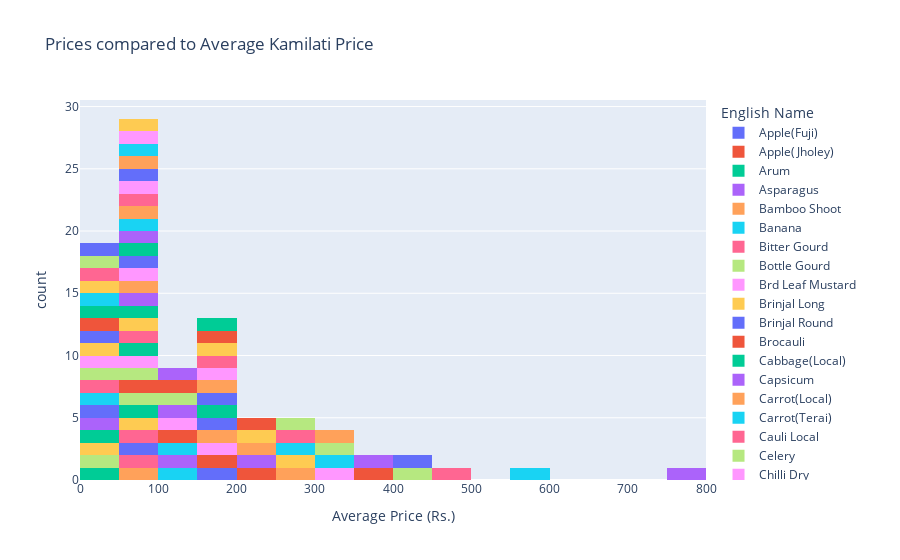

Source (notebook cell):
### Code cell
import pandas as pd
from pandas.core.indexes.base import Index
import matplotlib
from tabulate import tabulate
import os
import datetime
from xlsxwriter import Workbook
import seaborn as sns
import matplotlib.pyplot as plt
import plotly.express as px

#location of all essential csv files
home = '/Users/birajaryal/virtual_workspace/vegetables'
os.chdir(home)
print(home)
os.chdir('daily')
today = datetime.date.today().strftime("%Y-%m-%d")
yesterday = (datetime.date.today() - datetime.timedelta(1)).strftime("%Y-%m-%d")
today_file = f'kalimati_{today}.csv'
yesterday_file = f'kalimati_{yesterday}.csv'
today_df = pd.read_csv(today_file)
yesterday_df = pd.read_csv(yesterday_file)

# removing nepali name column from the dataframe: ADD THIS COLUMN LATER along with others below when needed
nepali_name = list(today_df['Nepali Name'])
maximum = list(today_df['Maximum Price (Rs.)'])  
minimum = list(today_df['Minimum Price (Rs.)']) 
# del today_df['Nepali Name']
del today_df['Minimum Price (Rs.)']
del today_df['Maximum Price (Rs.)']

yesterday_nepali_name = list(yesterday_df['Nepali Name'])
yesterday_maximum = list(yesterday_df['Maximum Price (Rs.)'])  
yesterday_minimum = list(yesterday_df['Minimum Price (Rs.)']) 
del yesterday_df['Nepali Name']
del yesterday_df['Minimum Price (Rs.)']
del yesterday_df['Maximum Price (Rs.)']


# Total Number of vegetables today
vegetable_count = today_df.shape[0]

# Average Price of vegetables/fruits per kg/Pc/Doz [Avergae Kalimati Price]---VISUALIZATION REMAINING
today_df['Average Kalimati Price (Rs.)'] = today_df['Average Price (Rs.)'].mean() # plot a single graph of this comparing with the one below
yesterday_df['Average Kalimati Price (Rs.)'] = yesterday_df['Average Price (Rs.)'].mean() # plot a single graph of this comparing with the one above


                                        # PART 1: Intraday
# Relatively Cheap
below_avg_price = today_df['Average Price (Rs.)'] < today_df['Average Kalimati Price (Rs.)']
cheap_df = today_df[below_avg_price].sort_values('Average Price (Rs.)')
cheap_df['Less than Average Kalimati Price by (Rs.)'] = round(cheap_df['Average Kalimati Price (Rs.)'] - cheap_df['Average Price (Rs.)'], 2)
del cheap_df['Average Kalimati Price (Rs.)']
# print(cheap_df)


# Relatviely Expensive
above_avg_price = today_df['Average Price (Rs.)'] > today_df['Average Kalimati Price (Rs.)']
expensive_df = today_df[above_avg_price].sort_values('Average Price (Rs.)', ascending=False)
expensive_df['More than Average Kalimati Price by (Rs.)'] = round(expensive_df['Average Price (Rs.)'] - expensive_df['Average Kalimati Price (Rs.)'], 2)
del expensive_df['Average Kalimati Price (Rs.)']
# print(expensive_df)


                                    # PART 2: Interday
with_yesterday_df = pd.merge(today_df, yesterday_df, on='English Name')
del with_yesterday_df['Unit_x']
del with_yesterday_df['Unit_y']
with_yesterday_df['Change in Average Price (Rs.)'] = with_yesterday_df['Average Price (Rs.)_x'] - with_yesterday_df['Average Price (Rs.)_y']
with_yesterday_df['Change in Average Price (%)'] =  round(with_yesterday_df['Change in Average Price (Rs.)']/with_yesterday_df['Average Price (Rs.)_y'] * 100, 2)
del with_yesterday_df['Average Kalimati Price (Rs.)_x']
del with_yesterday_df['Average Kalimati Price (Rs.)_y']


# All Positive Change in Price
positive_change = with_yesterday_df['Average Price (Rs.)_x'] > with_yesterday_df['Average Price (Rs.)_y']
top_positive_change = with_yesterday_df[positive_change].sort_values('Change in Average Price (%)', ascending=False)
top_positive_change = top_positive_change.rename(columns={'Average Price (Rs.)_x': "Average Price (Rs.)"})
del top_positive_change['Average Price (Rs.)_y']
# print(top_positive_change)


# All Negative Change in Price
negative_change = with_yesterday_df['Average Price (Rs.)_x'] < with_yesterday_df['Average Price (Rs.)_y']
top_negative_change = with_yesterday_df[negative_change].sort_values('Change in Average Price (%)')
top_negative_change = top_negative_change.rename(columns={'Average Price (Rs.)_x': "Average Price (Rs.)"})
del top_negative_change['Average Price (Rs.)_y']
# print(top_negative_change)


# Change in Average kalimati Price - - CONSOLE ONLY
change_in_avg_kalimati_price = today_df['Average Price (Rs.)'].mean() - yesterday_df['Average Price (Rs.)'].mean()
percent_change = change_in_avg_kalimati_price.item()/yesterday_df['Average Price (Rs.)'].mean()*100
print("Today's Average Kalimati Price is Rs.", round(today_df['Average Price (Rs.)'].mean(), 2))
print("Last day's Average Kalimati Price was Rs.",round(yesterday_df['Average Price (Rs.)'].mean(), 2))
if change_in_avg_kalimati_price.item() < 0:  # although not needed here, .item() converts numpy type to python type
    print('Average kalimati Price decreased by Rs.', str(round(change_in_avg_kalimati_price, 2)))
    print("Average kalimati Price decreased by: ", str(round(percent_change,2)), '%')
elif change_in_avg_kalimati_price.item() > 0:  # although not needed here, .item() converts numpy type to python type
    print('Average kalimati Price increased by Rs.', str(round(change_in_avg_kalimati_price, 2)))
    print("Average kalimati Price increased by:", str(round(percent_change,2)), '%')

# plt.figure(figsize=(12,6))
# plt.title('Prices compared to Average Kamilati Price')
# sns.scatterplot('Average Kalimati Price (Rs.)',
#                'Average Price (Rs.)',
#                 hue='English Name',
#                data=today_df);

fig = px.histogram(today_df, x="Average Price (Rs.)", color='English Name',
                title='Prices compared to Average Kamilati Price')
fig.show()


# Test Plot
# print(tabulate(today_df, headers='keys', tablefmt='psql'))
